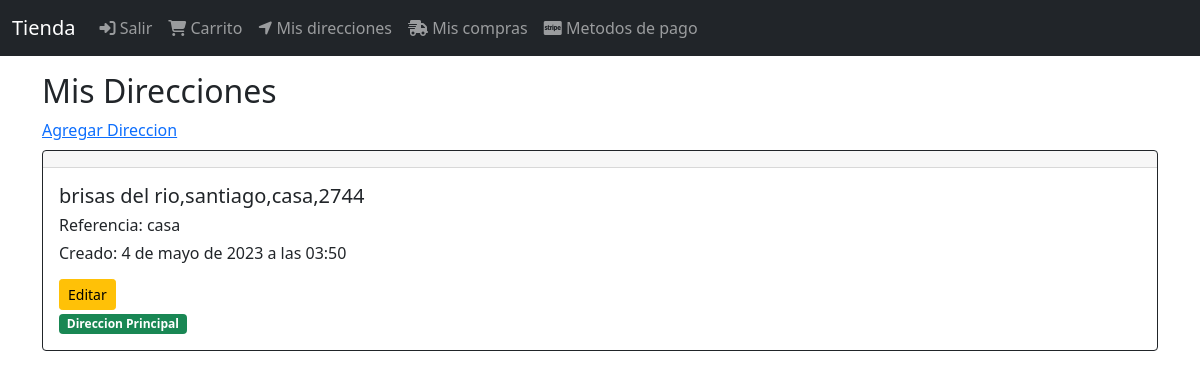
The page /direcciones/ (signed in) on the database its author committed.
### DirEnvio/models.py (models this page shows, shortened)
class DireccionEnvio(models.Model):
    user = models.ForeignKey(User,null=False,blank=False, on_delete=models.CASCADE)
    line1= models.CharField(max_length=300)
    line2= models.CharField(max_length=300,blank=True)
    city= models.CharField(max_length=100)
    state= models.CharField(max_length=100)
    country= models.CharField(max_length=50)
    reference= models.CharField(max_length=300)
    postal_code= models.CharField(max_length=10,null=False,blank=False)
    default= models.BooleanField(default=False)
    created_at= models.DateTimeField(auto_now_add=True)
    @property
    def direccion(self):
        return '{},{},{},{}'.format(self.line1,self.city,self.reference,self.postal_code)

### DirEnvio/views.py (the view)
# urls.py: path('', views.DireccionEnvioListView.as_view(), name='direccion_envio'),
class DireccionEnvioListView(LoginRequiredMixin,ListView):
    login_url='login'
    model = DireccionEnvio
    template_name = 'direccion_envios/direccion_envio.html'
    def get_queryset(self):
        return DireccionEnvio.objects.filter(user=self.request.user).order_by('-default')

### DirEnvio/templates/direccion_envios/direccion_envio.html
{% extends "base.html"%}
{%block content%}
<div class="col">
    <div class="h2">
        Mis Direcciones
    </div>
    <a href="{%url 'formulariodir'%}">Agregar Direccion</a>
    <div class="mt-2">
        {%for direccion_envio in object_list%}
        <div class="mt-2">
            {%include 'direccion_envios/snippets/cartDirecciones.html'%}
        </div>
        {%endfor%}
    </div>
</div>
{%endblock%}

### DirEnvio/templates/direccion_envios/snippets/cartDirecciones.html
<div class="card border-dark mb-3">
    <h4 class="card-header"></h4>
    <div class="card-body">
        <h5 class="card-title">{{direccion_envio.direccion}}</h5>
        <div class="card-title">
            <h6>Referencia: {{direccion_envio.reference}} </h6>
            <h6>Creado: {{direccion_envio.created_at}} </h6>
        </div>
        <div class="mt-3">
            <a href="{% url 'update_direccion_envio' direccion_envio.pk%}" class="btn btn-warning btn-sm">Editar</a>
            {%if direccion_envio.default %}
            <div>
                <span class="badge bg-success">Direccion Principal</span>
            </div>
            {%else%}
            <a href="{% url 'default' direccion_envio.pk%}" class="btn btn-primary btn-sm">Default</a>
            <div class="d-grid gap-2 d-md-flex justify-content-md-end">
                <a href="{% url 'remove_direccion_envio' direccion_envio.pk%}" class="btn btn-danger btn-sm">Eliminar</a>
            </div>
            {%endif%}
        </div>
    </div>
</div>

### rows shown on the page
DireccionEnvio: direccion "brisas del rio,santiago,casa,2744", reference "casa", created_at "4 de mayo de 2023 a las 03:50", default "Direccion Principal"
